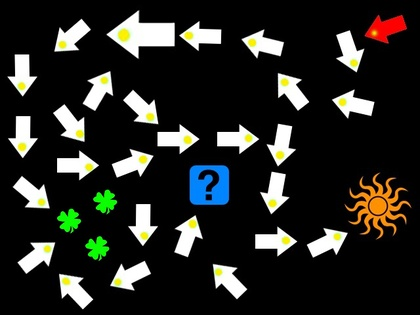
%> input picture Treasure_hard5.jpg, 420 x 315 px, shrunk from 640 x 480 before the run
$ octave treasure_hunting.m   (GNU Octave 9; MATLAB toolbox functions it lacks are replaced by stand-ins)
%> lines starting %> are read from the running program, lines starting %| are printed output that depends on the picture; in (x1, y1, x2, y2) boxes, pixels count from 0 and x2, y2 are one past the last pixel; in counts of white or black regions, pixels touching at a corner belong together; the program's own positions count from 1
### arrow_finder.m
function [arrow_id] = arrow_finder(props,props_dots)
%The function takes in the properties of the objects and yellow dots as input arguments and returns %both the index of the arrow object and the index of the yellow dot belonging to that arrow
arrow_id = [];
%An equation is created which return 1 if the point y belongs to the bounding box b or else a 0
inobj = @(y,b) (y(1)>b(1)).*(y(1)<b(1)+b(3)).*(y(2)>b(2)).*(y(2)<b(2)+b(4));
for i=1:numel(props)
    for j=1:numel(props_dots)
        %If the centroid of the yellow dot is inside the bounding box of an arrow, the object is marked
        %as an arrow and the yellow dot is linked to the arrow
        if(inobj(props_dots(j).Centroid,props(i).BoundingBox))
            arrow_id(1,end+1) = i;
            arrow_id(2,end) = j;
            %Break the loop once the object is identified as an arrow
            break;
        end
    end
end

### next_object_finder.m
function [next_object,end_status] = next_object_finder(cur_object,path,props,props_dots,im,arrow_ind,treasure_id)
%The function takes in the current object, the path, the properties of the objects and yellow dots,
%the image file, arrow object indices and the treasure object indices as the
%input arguments and returns the next object and a variable to indicate if there is a next object

end_status = 0;     			%Variable to identify the presence of next object
next_object = [];   			%Next object variable initialised as an empty vector
point1 = props(cur_object).Centroid;    	%Centroid of arrow is found
id = find(arrow_ind(1,:)==cur_object);  	%indices of yellow dot of the arrow is found
point2 = props_dots(arrow_ind(2, id)).Centroid; 		%Centroid of yellow dot is found
line = point2 - point1; 			%A directional vector is formed from point 1 to point 2

%The magnitude by which to extend the directional vector is calculated. A smaller magnitude will
%result in more iterations while a larger value might cause some objects to not to be detected
extend_length = [line(1)/max(abs(line)) line(2)/max(abs(line))];
%An equation is created to check if the line in with the bounding box of an object
inobj = @(y,b) (y(1)>b(1)).*(y(1)<b(1)+b(3)).*(y(2)>b(2)).*(y(2)<b(2)+b(4));
flag=1; 		%Flag used to indicate when the next object is found

%The directional vector is extended
new_line = point1 + line + extend_length;
%List of objects that needs to be considered for the treasure hunt is created by removing the
%treasure objects and the arrows that are in the path from the list of all objects
obj_list = [setdiff([1:numel(props)],[treasure_id path])];
%If the list is empty it implies there is no next object. This is indicated and function is exited
if(isempty(obj_list))
    end_status=1;
    return;
end

%If the next object is not detected and the directional vector is within the bounds of the image,
%the search for the next object continues
while(flag&&abs(new_line(1))<=length(im)&&abs(new_line(2))<=height(im))
    for i=obj_list
        %If the directional vector is within an object bounding box, the object index is returned as the
        %next object and the loop is quit
        if(inobj(new_line,props(i).BoundingBox))
            next_object = i;
            flag=0;
            break;
        end
    end
    %If the next object is not found, extend the direction vector and search again
    new_line = new_line + extend_length;
end

%If no next object is found, pass this information to the main code
if(isempty(next_object))
    end_status = 1;
end

### treasure_hunting.m
%% Reading image
im = imread('Treasure_hard5.jpg');     %Load the required image file
%> im is the input picture: size 315x420x3 uint8; mean R, G, B 38.3, 39.1, 34.9
imshow(im);
pause;

%% Binarisation
bin_threshold = 0.1;                %Threshold value set for binarisation
bin_im = im2bw(im, bin_threshold);  %Image converted to binary using the threshold
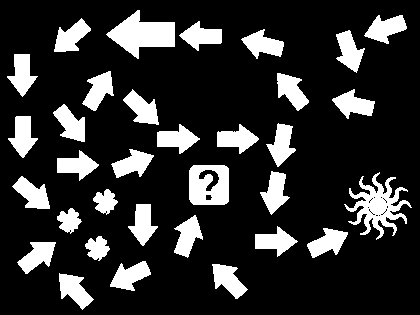
%> bin_im: size 315x420 logical; 18.5% white; 33 white regions
%Visualise the binarisation result and pause till user acknowledgment
imshow(bin_im);
pause;

%% Extracting connected components
con_com = bwlabel(bin_im);
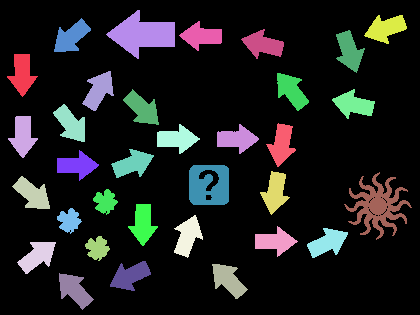
%> con_com: size 315x420 double; 34 distinct labels, from 0 to 33; one colour per label, 0 black
imshow(label2rgb(con_com));
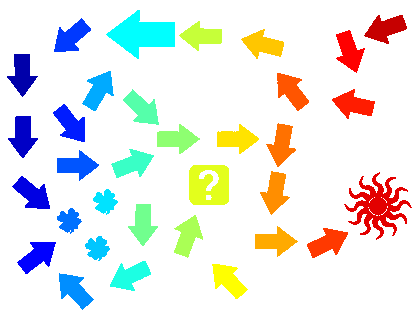
%> displayed picture: size 315x420x3, on the screen's scale of 0 to 255; mean R, G, B 231.5, 233.7, 229.9
pause;

%% Computing object's properties
props = regionprops(con_com);
%> props = 33 regions; largest, box (x1, y1, x2, y2), Area and Centroid: (344, 172, 412, 240) 1772 [378.6 206.5], (106, 10, 175, 59) 1755 [143.4 35], (189, 165, 229, 205) 1356 [209.5 186.1], (364, 15, 407, 44) 701 [386.4 28.9], (157, 124, 200, 154) 691 [177.5 139.6]

%% Drawing bounding boxes
n_objects = numel(props);
%> n_objects = 33
imshow(im);
hold on;
for object_id = 1 : n_objects
    rectangle('Position', props(object_id).BoundingBox, 'EdgeColor', 'r');
end
%> this loop made 33 passes
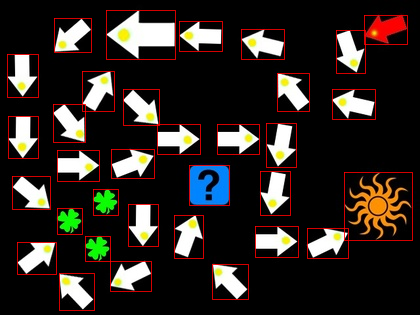
%> figure redrawn from the program's plot data
hold off;
pause;

%% Extracting connected components for the yellow dots
%Selecting pixels with yellow colour
im_point = im(:,:,1)>150 & im(:,:,2)>200 & im(:,:,3)<100;
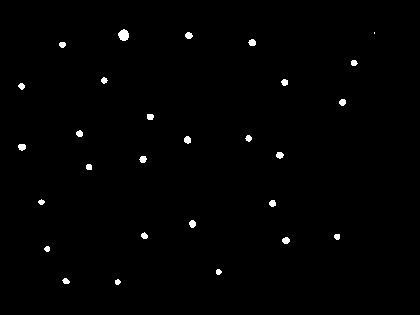
%> im_point: size 315x420 logical; 0.79% white; 28 white regions (1 under 20 px)
im_point = uint8(im_point); 			   %Converting logical datatype to image type
im_concom_point = bwlabel(im_point);       %Connected components extracted
%> im_concom_point: size 315x420 double; 29 distinct labels, from 0 to 28
props_dots = regionprops(im_concom_point); %Object properties computed
%> props_dots = 28 regions; largest, box (x1, y1, x2, y2), Area and Centroid: (118, 29, 129, 41) 98 [124.3 35.7], (18, 144, 26, 151) 45 [22.6 147.6], (184, 136, 191, 144) 44 [188.1 140.5], (189, 220, 196, 228) 43 [193.1 224.5], (248, 39, 256, 46) 43 [252.8 43.2]

%% Drawing bounding boxes for yellow dots
n_objects = numel(props_dots);
%> n_objects = 28
imshow(im);
hold on;
for object_id = 1 : n_objects
    rectangle('Position', props_dots(object_id).BoundingBox, 'EdgeColor', 'r');
end
%> this loop made 28 passes
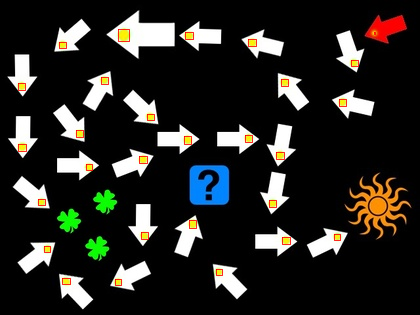
%> figure redrawn from the program's plot data
hold off;
pause

%% Arrow/non-arrow determination
%Function to find objects which are arrows. It returns both the index of the arrow object and the %index of the yellow dot belonging to that arrow
arrow_ind = arrow_finder(props,props_dots);
%> the loop in arrow_finder, `for i=1:numel(props)` made 33 passes
%> after the loop in arrow_finder, `for i=1:numel(props)`: arrow_id = 28 columns, first 8: [1 2 3 4 5 6 7 9; 1 2 3 4 7 5 8 6]
%> arrow_ind has the same summary as arrow_id in arrow_finder

%% Finding the red arrow (starting arrow)
start_arrow_id = 0;
%Check the colour of the centroid of each arrow until the red one is found
for arrow_num = 1 : length(arrow_ind)
    object_id = arrow_ind(1,arrow_num);    %Determining the arrow id

    %Extracting the colour of the centroid point of the current arrow
    centroid_colour = im(round(props(object_id).Centroid(2)), round(props(object_id).Centroid(1)), :);
    if centroid_colour(:, :, 1) > 240 && centroid_colour(:, :, 2) < 10 && centroid_colour(:, :, 3) < 10
    %If the centroid point is red, then its id is memorised and the loop is breaked
        start_arrow_id = object_id;
        break;
    end
end
%> this loop made 28 passes
%> (object_id, centroid_colour, start_arrow_id) on pass 28: (33, [253 0 2], 33)
%> (object_id, centroid_colour) on passes 1 to 6: (1, [255 255 255]), (2, [255 255 253]), (3, [250 255 251]), (4, [254 254 255]), (5, [253 253 253]), (6, [255 254 255])

%% Tresure hunting
 cur_object = start_arrow_id; %Start from the red arrow and set it as the current object
%> cur_object = 33
 path = [];
 treasure_id = [];
 end_status = 0;
 while(end_status==0)
    %If the current object is an arrow, add it to the path and compute the next object
    while ismember(cur_object, arrow_ind(1,:))
        path(end + 1) = cur_object;
        %Function to find the next object pointed by the current object
        cur_object = next_object_finder(cur_object,path,props,props_dots,im,arrow_ind,treasure_id);
    end
    %If the current object is not an arrow then add it to the treasure
    treasure_id(end + 1) = cur_object;
    %Computing next object pointed by the last arrow in the path while ignoring the identified %treasure objects
    [cur_object end_status] = next_object_finder(path(end),path,props,props_dots,im,arrow_ind,treasure_id);
 end
%> this loop made 4 passes
%> (cur_object, end_status) on passes 1 to 2: (11, 0), (14, 0)
%> cur_object on pass 3: 15
%> after the loop, path = 21 values, max 33 at index 1, min 1 at index 9, mean 18.14; treasure_id = [8 11 12 32]

%% visualisation of the path
imshow(im);
hold on;
for path_element = 1 : numel(path)
    object_id = path(path_element); 	%Determining the object id
    rectangle('Position', props(object_id).BoundingBox, 'EdgeColor', 'y');
    str = num2str(path_element);
    text(props(object_id).BoundingBox(1), props(object_id).BoundingBox(2), str, 'Color', 'r', 'FontWeight', 'bold', 'FontSize', 14);
end
%> this loop made 21 passes
%> (object_id, str) on passes 1 to 12: (33, '1'), (31, '2'), (30, '3'), (28, '4'), (24, '5'), (20, '6'), (13, '7'), (6, '8'), (1, '9'), (2, '10'), (3, '11'), (14, '12')

%Visualisation of the treasure
count = 1;		%Variable used to label the treasure number
for i=[treasure_id]
    rectangle('Position', props(i).BoundingBox, 'EdgeColor', 'g');
    str = ['Treasure - ', num2str(count)];
    text(props(i).BoundingBox(1)-0, props(i).BoundingBox(2)-10, str, 'Color', 'g', 'FontWeight', 'bold', 'FontSize', 11);
    count= count+1;
end
%> this loop made 4 passes
%> (i, str) on passes 1 to 4: (8, 'Treasure - 1'), (11, 'Treasure - 2'), (12, 'Treasure - 3'), (32, 'Treasure - 4')
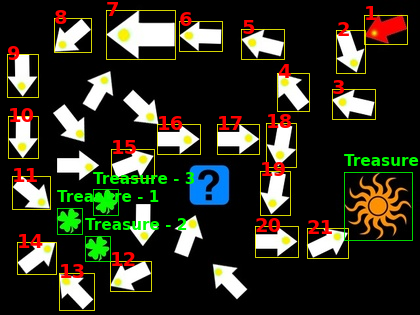
%> figure redrawn from the program's plot data
